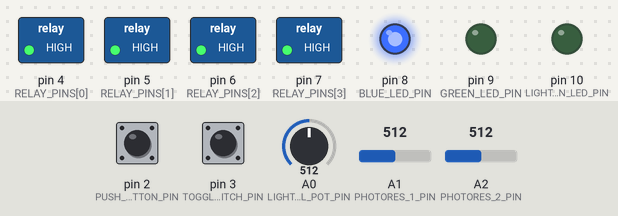
A sketch run on a simulated Arduino Uno, built with avr-gcc and run on an emulated ATmega328P. Parts: switched loads named in the sketch (green lamp = pin HIGH), output pins drawn as LEDs (lit = HIGH). Inputs (shaded band) come from the test bench; at power-on: pin 2 (PUSH_BUTTON_PIN) HIGH, pin 3 (TOGGLE_SWITCH_PIN) HIGH, A0 (LIGHT_LEVEL_POT_PIN) = 512, A1 (PHOTORES_1_PIN) = 512, A2 (PHOTORES_2_PIN) = 512. What the sketch prints to the serial monitor is not drawn.

Above: at 0.1 s.
Timing chart, 0 to 1.6 s (numbered marks = the images above):
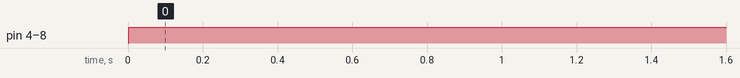

The sketch:

SinglePhotonQuantumMechanics.ino
```cpp
// We have a whole bunch of input and output pins
const int PUSH_BUTTON_PIN = 2;
const int TOGGLE_SWITCH_PIN = 3;
const int SOUND_TOGGLE_PIN = 1;

const int BLUE_LED_PIN = 8;
const int GREEN_LED_PIN = 9;
const int LIGHT_GREEN_LED_PIN = 10;

const int PHOTORES_1_PIN = A1;
const int PHOTORES_2_PIN = A2;

const int RELAY_PINS[4] = {4, 5, 6, 7};

const int LIGHT_LEVEL_POT_PIN = A0;
// The maximum and minimum value of potentiometer
const int LIGHT_LEVEL_POT_MAX = 100000;
const int LIGHT_LEVEL_POT_MIN = 50000;
const float LIGHT_LEVEL_BASE_CUTOFF = 25;

// State variables

bool currentlyPowered = false; // Powered (true) vs. standby (false)
bool LEDMode = true; // LED (true) vs. sound (false)
bool canBePowered = false;

// Amount of time to not register a another button press (ms)
int buttonDeadTime = 400;
// The timestamp of the last button press (ms)
int lastButtonPressTS = 0;

void setup() {
  // Debugging
  Serial.begin(9600);

  // Pin mode initialization
  // The pullup part clamps the output unless it is at full reading
  pinMode(PUSH_BUTTON_PIN, INPUT_PULLUP);
  pinMode(TOGGLE_SWITCH_PIN, INPUT_PULLUP);

  pinMode(BLUE_LED_PIN, OUTPUT);
  pinMode(GREEN_LED_PIN, OUTPUT);
  pinMode(LIGHT_GREEN_LED_PIN, OUTPUT);

  pinMode(PHOTORES_1_PIN, INPUT);
  pinMode(PHOTORES_2_PIN, INPUT);
  pinMode(LIGHT_LEVEL_POT_PIN, INPUT);

  for (int i = 0; i < 4; i++) {
    pinMode(RELAY_PINS[i], OUTPUT);
  }

}

void toggleSound() {
  pinMode(SOUND_TOGGLE_PIN, OUTPUT);
  delay(300);
  pinMode(SOUND_TOGGLE_PIN, INPUT);
}

void loop() {

  //digitalWrite(SOUND_TOGGLE_PIN, HIGH);

  int currentTime = millis();

  // Update the various state variables based on switch status
  bool pushButtonPressed = !digitalRead(PUSH_BUTTON_PIN);
  bool toggleSwitchState = digitalRead(TOGGLE_SWITCH_PIN);
  bool attemptPowerSwitch = false;

  if (pushButtonPressed && currentTime > lastButtonPressTS + buttonDeadTime) {
    attemptPowerSwitch = true;
  }

  // Read in the current photoresistor values
  float photoRes1 = analogRead(PHOTORES_1_PIN);
  float photoRes2 = analogRead(PHOTORES_2_PIN);

  float potAdjustment = analogRead(LIGHT_LEVEL_POT_PIN) / 1023.0f + .2;

  //Serial.println(analogRead(LIGHT_LEVEL_POT_PIN));

  float adjustedLightLevelCutoff = LIGHT_LEVEL_BASE_CUTOFF * potAdjustment;

  Serial.println(String(photoRes1) + "," + String(photoRes2) + "," + String(adjustedLightLevelCutoff));

  if (photoRes1 < adjustedLightLevelCutoff && photoRes2 < adjustedLightLevelCutoff) {
    canBePowered = true;
  } else {
    canBePowered = false;
  }

  if (attemptPowerSwitch) {
      lastButtonPressTS = currentTime;
    // If the power is currently on, it can always be turned off
    if (currentlyPowered) {
      currentlyPowered = false;
    } else {
      // If the power is off, we have to check if we can turn the power on
      if (canBePowered) {
        currentlyPowered = true;
      }
    }
  }
//  digitalWrite(2, HIGH);
//  digitalWrite(LED_BUILTIN, HIGH);
//  delay(500);
//  pinMode(1, INPUT);
//  digitalWrite(2, LOW);
//  delay(1000);
  //digitalWrite(1, HIGH);
  //Serial.println(digitalRead(TOGGLE_SWITCH_PIN));

  // Regardless of the state, we always cut power if necessary
  if (!canBePowered) {
    currentlyPowered = false;
    // TODO
    lastButtonPressTS = currentTime;
  }

  ///////////////////////////////////////
  ///////////////////////////////////////
  // Below this is now just updating the state of the physical
  // hardware; no more changes to state variables are made

  //Serial.println(String(pushButtonPressed) + "," + String(attemptPowerSwitch) + "," + String(canBePowered) + "," + String(currentlyPowered));

  // Open/close the relay gates
  for (int i = 0; i < 4; i++) {
    digitalWrite(RELAY_PINS[i], currentlyPowered ? LOW : HIGH);
  }

  // Update LED indicator
  if (currentlyPowered) {
    // Green indicator
    digitalWrite(BLUE_LED_PIN, LOW);
    digitalWrite(LIGHT_GREEN_LED_PIN, HIGH);
    digitalWrite(GREEN_LED_PIN, HIGH);
  } else {
    // If we can be powered we do teal
    if (canBePowered) {
      digitalWrite(GREEN_LED_PIN, LOW);
      digitalWrite(BLUE_LED_PIN, HIGH);
      digitalWrite(LIGHT_GREEN_LED_PIN, HIGH);
    } else {
      // Otherwise blue
      digitalWrite(GREEN_LED_PIN, LOW);
      digitalWrite(BLUE_LED_PIN, HIGH);
      digitalWrite(LIGHT_GREEN_LED_PIN, LOW);
    }

  }

}
```

Measured:
- by itself, pin 4 (RELAY_PINS[0]), pin 5 (RELAY_PINS[1]), pin 6 (RELAY_PINS[2]), pin 7 (RELAY_PINS[3]), pin 8 (BLUE_LED_PIN): LOW → HIGH at 0.00 s
